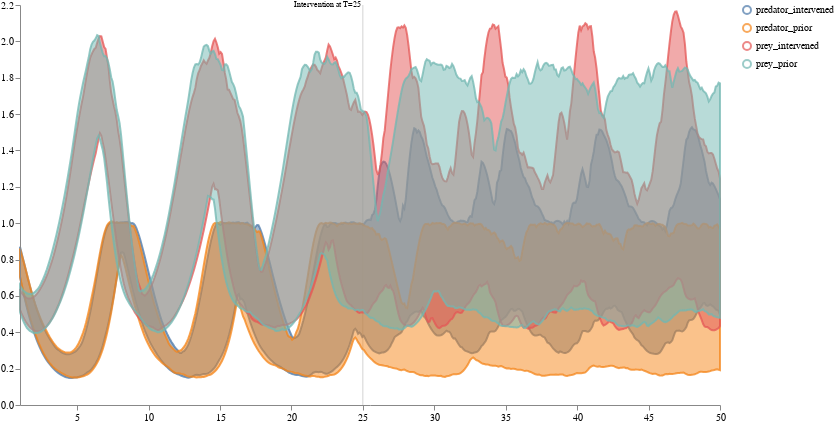

Write notebook code for a chart like this one.
### Code cell
intervened_samples_df = convert_to_output_format(intervened_samples,
                                                 tspan, time_unit="years")
distributions = pd.DataFrame({
    'timepoint_years': prior_samples_df['timepoint_years'], 
    'prey_prior': prior_samples_df['prey_population_sol'], 
    'predator_prior': prior_samples_df['predator_population_sol'],
    'prey_intervened': intervened_samples_df['prey_population_sol'],
    'predator_intervened': intervened_samples_df['predator_population_sol'],
    })

schema = plots.trajectories(distributions,
                           markers={"Intervention at T=25": 25})
schema = plots.resize(schema, w=700, h=400)
plots.ipy_display(schema)

### Figure 1 — Vega specification as saved in the notebook (floating-point values rounded to 4 significant figures; data arrays with more than 128 entries replaced by an {"elided": "..."} marker saying what was removed)
{"$schema": "https://vega.github.io/schema/vega/v5.json", "axes": [{"name": "x_axis", "orient": "bottom", "scale": "xscale", "zindex": 100}, {"name": "y_axis", "orient": "left", "scale": "yscale", "zindex": 100}], "data": [{"name": "distributions", "values": {"elided": "2000 records"}}, {"name": "traces", "transform": [{"expr": "isValid(datum.value)", "type": "filter"}], "values": []}, {"name": "points", "values": []}, {"name": "markers", "values": [{"label": "Intervention at T=25", "timepoint": 25}]}, {"name": "selected", "on": [{"remove": true, "trigger": "clear"}, {"remove": true, "trigger": "!shift"}, {"insert": "clicked", "trigger": "!shift && clicked"}, {"toggle": "clicked", "trigger": "shift && clicked"}]}], "height": 400, "legends": [{"encode": {"labels": {"interactive": true, "name": "legendLabel", "update": {"opacity": [{"test": "!length(data('selected')) || indata('selected', 'value', datum.value)", "value": 1}, {"value": 0.25}]}}, "symbols": {"interactive": true, "name": "legendSymbol", "update": {"fill": {"value": "transparent"}, "opacity": [{"test": "!length(data('selected')) || indata('selected', 'value', datum.value)", "value": 0.7}, {"value": 0.15}], "size": {"value": 64}, "strokeWidth": {"value": 2}}}}, "name": "color_legend", "stroke": "color"}], "marks": [{"from": {"facet": {"data": "points", "groupby": "trajectory", "name": "points_split"}}, "marks": [{"encode": {"hover": {"fillOpacity": {"value": 0.9}}, "update": {"fill": {"field": "trajectory", "scale": "color"}, "fillOpacity": [{"test": "!length(data('selected')) || indata('selected', 'value', datum.trajectory)", "value": 0.5}, {"value": 0.15}], "size": {"value": 10}, "stroke": {"field": "trajectory", "scale": "color"}, "strokeOpacity": [{"test": "!length(data('selected')) || indata('selected', 'value', datum.trajectory)", "value": 0.75}, {"value": 0.15}], "strokeWidth": {"value": 2}, "tooltip": {"field": "value"}, "x": {"field": "timepoint", "scale": "xscale"}, "y": {"field": "value", "scale": "yscale"}}}, "from": {"data": "points"}, "name": "_points_symbol", "type": "symbol", "zindex": 3}, {"encode": {"hover": {"fillOpacity": {"value": 0.9}}, "update": {"interpolate": {"value": "linear"}, "stroke": {"field": "trajectory", "scale": "color"}, "strokeOpacity": [{"test": "!length(data('selected')) || indata('selected', 'value', datum.trajectory)", "value": 0.3}, {"value": 0.1}], "strokeWidth": {"value": 2}, "x": {"field": "timepoint", "scale": "xscale"}, "y": {"field": "value", "scale": "yscale"}}}, "from": {"data": "points"}, "name": "_points_line", "type": "line", "zindex": 3}], "name": "_points", "type": "group", "zindex": 3}, {"from": {"facet": {"data": "traces", "groupby": "trajectory", "name": "traces_split"}}, "marks": [{"encode": {"hover": {"fillOpacity": {"value": 0.9}}, "update": {"interpolate": {"value": "linear"}, "stroke": {"field": "trajectory", "scale": "color"}, "strokeOpacity": [{"test": "!length(data('selected')) || indata('selected', 'value', datum.trajectory)", "value": 0.75}, {"value": 0.15}], "strokeWidth": {"value": 2}, "x": {"field": "timepoint", "scale": "xscale"}, "y": {"field": "value", "scale": "yscale"}}}, "from": {"data": "traces_split"}, "name": "_traces_lines", "type": "line"}], "name": "_traces", "type": "group", "zindex": 2}, {"from": {"facet": {"data": "distributions", "groupby": "trajectory", "name": "trajectory_split"}}, "marks": [{"encode": {"hover": {"fillOpacity": {"value": 0.9}}, "update": {"fill": {"field": "trajectory", "scale": "color"}, "fillOpacity": [{"test": "!length(data('selected')) || indata('selected', 'value', datum.trajectory)", "value": 0.5}, {"value": 0.15}], "interpolate": {"value": "linear"}, "stroke": {"field": "trajectory", "scale": "color"}, "strokeOpacity": [{"test": "!length(data('selected')) || indata('selected', 'value', datum.trajectory)", "value": 0.75}, {"value": 0.15}], "strokeWidth": {"value": 2}, "x": {"field": "timepoint", "scale": "xscale"}, "y": {"field": "upper", "scale": "yscale"}, "y2": {"field": "lower", "scale": "yscale"}}}, "from": {"data": "trajectory_split"}, "type": "area"}], "name": "_distributions", "type": "group", "zindex": 1}, {"marks": [{"encode": {"enter": {"stroke": {"value": "lightgray"}}, "update": {"opacity": {"value": 1}, "x": {"field": "timepoint", "scale": "xscale"}, "y": {"signal": "height"}, "y2": {"value": 0}}}, "from": {"data": "markers"}, "name": "_marker text", "type": "rule"}, {"encode": {"enter": {"fontSize": {"value": 8}, "text": {"field": "datum.label"}, "y": {"value": 0}}}, "from": {"data": "_marker text"}, "name": "_marker flags", "transform": [{"as": ["x", "_y", "opacity", "align", "baseline"], "lineAnchor": "start", "offset": [1], "size": {"signal": "[width, height]"}, "type": "label"}], "type": "text"}], "name": "_markers", "type": "group"}], "scales": [{"domain": {"fields": [{"data": "distributions", "field": "timepoint"}, {"data": "traces", "field": "timepoint"}, {"data": "points", "field": "timepoint"}, {"data": "markers", "field": "timepoint"}]}, "name": "xscale", "range": "width", "type": "linear", "zero": false}, {"domain": {"fields": [{"data": "distributions", "field": "lower"}, {"data": "distributions", "field": "upper"}, {"data": "traces", "field": "value"}, {"data": "points", "field": "value"}]}, "name": "yscale", "nice": true, "range": "height", "type": "linear", "zero": true}, {"domain": {"fields": [{"data": "distributions", "field": "trajectory"}, {"data": "traces", "field": "trajectory"}, {"data": "points", "field": "trajectory"}]}, "name": "color", "range": "category", "type": "ordinal"}], "signals": [{"name": "clear", "on": [{"events": "mouseup[!event.item]", "force": true, "update": "true"}], "value": true}, {"name": "shift", "on": [{"events": "@legendSymbol:click, @legendLabel:click", "force": true, "update": "event.shiftKey"}], "value": false}, {"name": "clicked", "on": [{"events": "@legendSymbol:click, @legendLabel:click", "force": true, "update": "{value: datum.value}"}], "value": null}], "width": 700}
